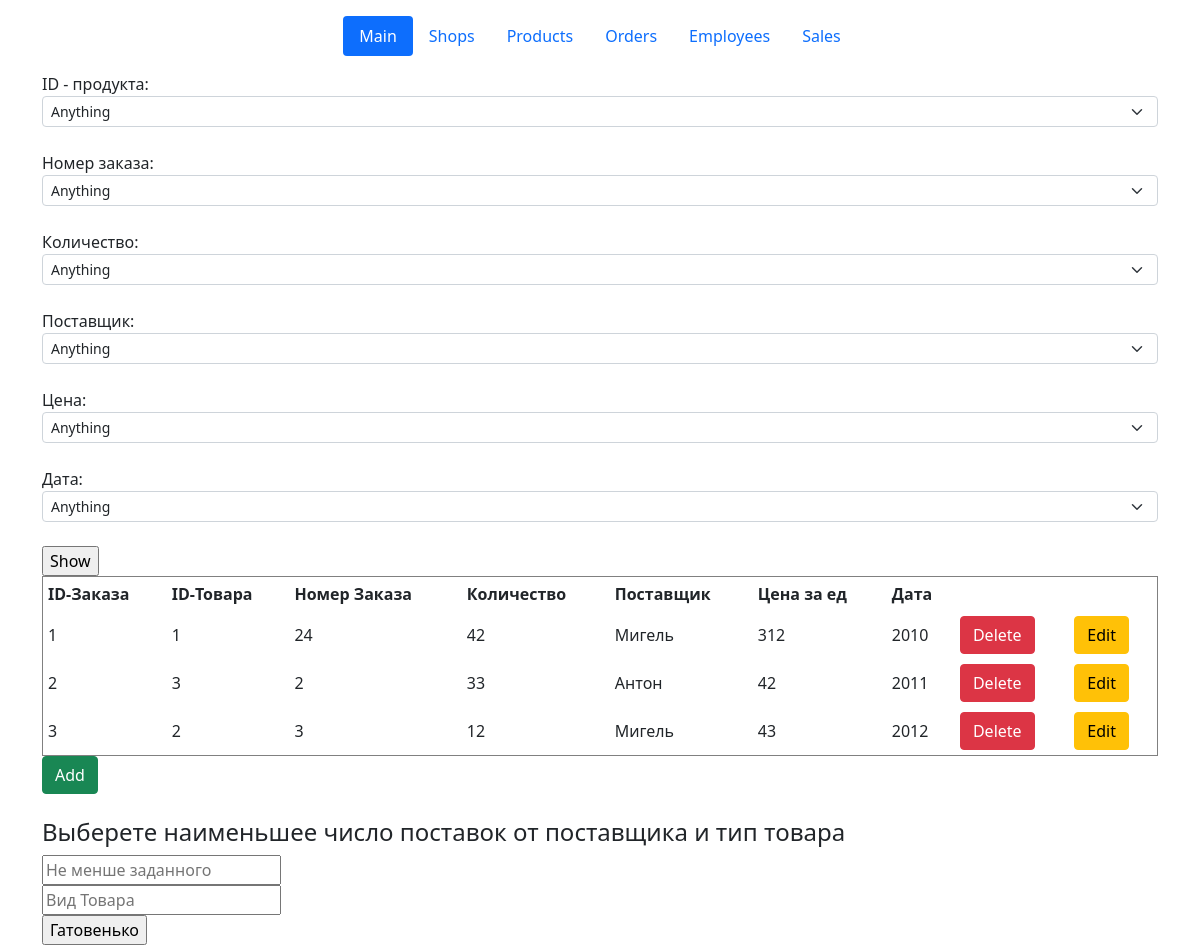
The page /orders on the database as committed earlier.
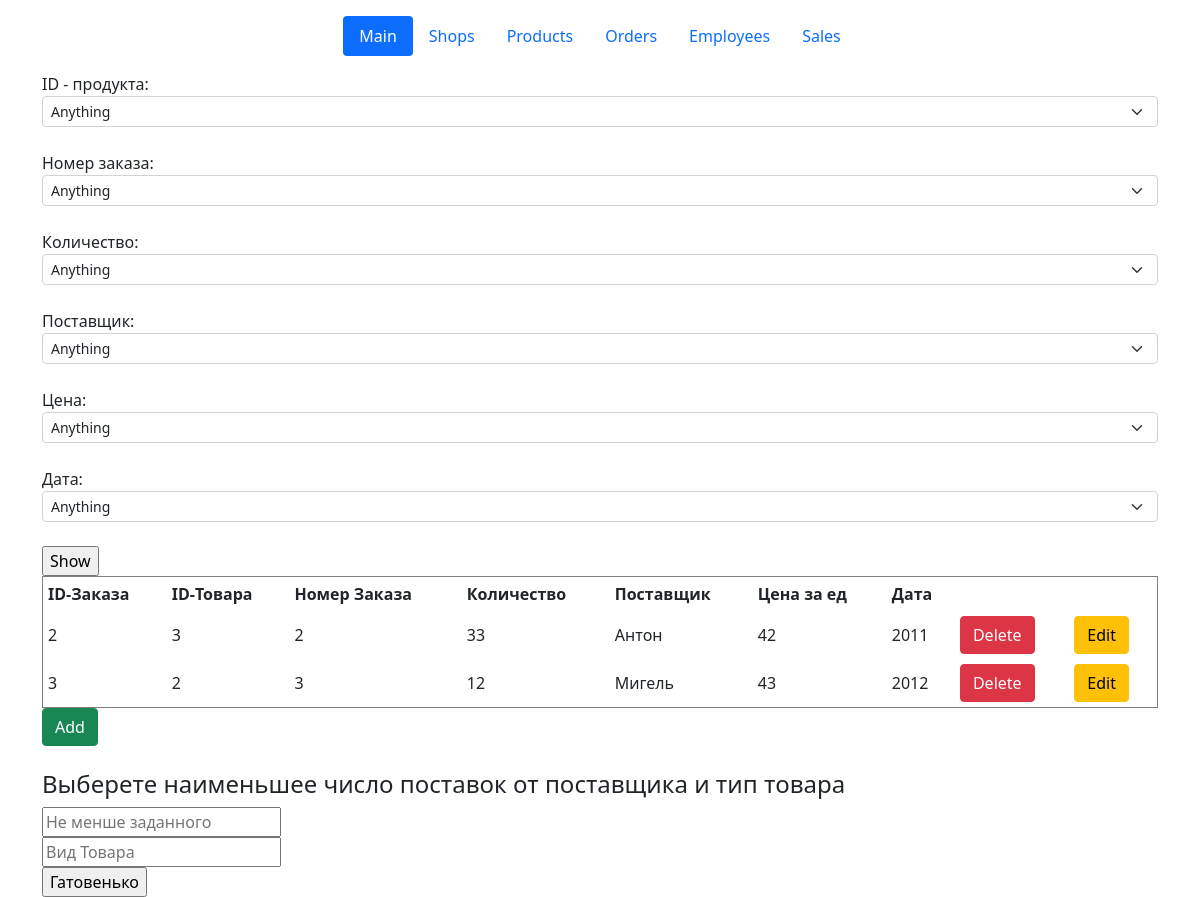
The same page on the database as committed later.
### classes_file.py (models this page shows, shortened)
class Orders(db.Model):
    id_order = db.Column(db.Integer, primary_key=True)
    id_product = db.Column(db.Integer, nullable=False)
    numb_order = db.Column(db.Integer, nullable=False)
    amount_order = db.Column(db.Integer, nullable=False)
    provider_order = db.Column(db.String(20), nullable=False)
    price_order = db.Column(db.Integer, default=0)
    date_order = db.Column(db.Integer, nullable=False)

### orders.py (the view)
@app.route('/orders')
def orders():
    if "action" in request.args:
        if request.args["action"] == "del":  # для обратобки кнопки delete
            id_order = request.args['id']
            order = Orders.query.get_or_404(id_order)
            try:
                db.session.delete(order)
                db.session.commit()
                return redirect("/orders")
            except:
                return "При удалении записи произошла ошибка"
        elif request.args["action"] == "choice":
            id_product_lst = [request.args['id_product']]
            numb_order_lst = [request.args['numb_order']]
            amount_order_lst = [request.args['amount_order']]
            provider_order_lst = [request.args['provider_order']]
            price_order_lst = [request.args['price_order']]
            date_order_lst = [request.args['date_order']]
            if request.args['id_product'] == "any":
                temp = db.session.execute(f"SELECT id_product from Orders").fetchall()
                id_product_lst = [temp[i][0] for i in range(len(temp))]
            if request.args['numb_order'] == "any":
                temp = db.session.execute(f"SELECT numb_order from Orders").fetchall()
                numb_order_lst = [temp[i][0] for i in range(len(temp))]
            if request.args['amount_order'] == "any":
                temp = db.session.execute(f"SELECT amount_order from Orders").fetchall()
                amount_order_lst = [temp[i][0] for i in range(len(temp))]
            if request.args['provider_order'] == "any":
                temp = db.session.execute(f"SELECT provider_order from Orders").fetchall()
                provider_order_lst = [temp[i][0] for i in range(len(temp))]
            if request.args['price_order'] == "any":
                temp = db.session.execute(f"SELECT price_order from Orders").fetchall()
                price_order_lst = [temp[i][0] for i in range(len(temp))]
            if request.args['date_order'] == "any":
                temp = db.session.execute(f"SELECT date_order from Orders").fetchall()
                date_order_lst = [temp[i][0] for i in range(len(temp))]
            table = db.session.query(Orders) \
                .filter(Orders.id_product.in_(id_product_lst)) \
                .filter(Orders.numb_order.in_(numb_order_lst)) \
                .filter(Orders.amount_order.in_(amount_order_lst)) \
                .filter(Orders.provider_order.in_(provider_order_lst)) \
                .filter(Orders.price_order.in_(price_order_lst)) \
                .filter(Orders.date_order.in_(date_order_lst))
            return render_template("orders.html", table=table)
        elif request.args["action"] == "first":
            table = db.session.execute(f"select * from Orders as O "
                                       f"INNER JOIN products as pr "
                                       f"ON O.id_product = pr.id_product"
                                       f" and O.numb_order > {request.args['numb']}"
                                       f" and type_product = '{request.args['type']}'").fetchall()
            return render_template("orders.html", table=table)
        else:
            return redirect("/orders")
    else:
        table = Orders.query.order_by(Orders.id_order).all()
        return render_template("orders.html", table=table)

### templates/orders.html (shortened to what this page needs)
{% extends 'base.html' %}
{% block body %}
<form action="/order-choice" method="POST" id="data">
    ID - продукта:
    <select name="id_product" class="form-select form-select-sm">
        <option value="any" label = "Anything">
            {% for el in table %}
        <option value={{el.id_product}}  label = {{el.id_product}}>
            {% endfor %}
    </select>
    <br>Номер заказа:
    <select name="numb_order" class="form-select form-select-sm">
        <option value="any" label = "Anything">
            {% for el in table %}
        <option value={{el.numb_order}}  label = {{el.numb_order}}>
            {% endfor %}
    </select>
    <br>Количество:
    <select name="amount_order" class="form-select form-select-sm">
        <option value="any" label = "Anything">
            {% for el in table %}
        <option value={{el.amount_order}}  label = {{el.amount_order}}>
            {% endfor %}
    </select>
    <br>Поставщик:
    <select name="provider_order" class="form-select form-select-sm">
        <option value="any" label = "Anything">
            {% for el in table %}
        <option value={{el.provider_order}}  label = {{el.provider_order}}>
            {% endfor %}
    </select>
    <br>Цена:
    <select name="price_order" class="form-select form-select-sm">
        <option value="any" label = "Anything">
            {% for el in table %}
        <option value={{el.price_order}}  label = {{el.price_order}}>
            {% endfor %}
    </select>
    <br>Дата:
    <select name="date_order" class="form-select form-select-sm">
        <option value="any" label = "Anything">
            {% for el in table %}
        <option value={{el.date_order}}  label = {{el.date_order}}>
            {% endfor %}
    </select><br>
    <input type="submit" name="btn btn-success" value="Show"><br>
</form>
<table border="1" width="100%" cellpadding="5">
    <tr>
        <th>ID-Заказа</th>
        <th>ID-Товара</th>
        <th>Номер Заказа</th>
        <th>Количество</th>
        <th>Поставщик</th>
        <th>Цена за ед</th>
        <th>Дата</th>
        <th></th>
        <th></th>
    </tr>
    {% for el in table %}
    <tr>
        <td>{{ el.id_order }}</td>
        <td>{{ el.id_product }}</td>
        <td>{{ el.numb_order }}</td>
        <td>{{ el.amount_order }}</td>
        <td>{{ el.provider_order }}</td>
        <td>{{ el.price_order }}</td>
        <td>{{ el.date_order }}</td>
        <td>
            <a href="/orders?id={{el.id_product}}&action=del" class="btn btn-danger">Delete</a>
        </td>
        <td>
            <a href="/orders/{{el.id_order}}/edit" class="btn btn-warning">Edit</a>
        </td>
    </tr>
    {% endfor %}
</table>
<a href="/orders/create" class="btn btn-success">Add</a><br><br>
<h4>Выберете наименьшее число поставок от поставщика и тип товара</h4>
<form action="/orders/first" method="post">
    <input type="number" name="numb" id="numb" placeholder="Не менше заданного"><br>
    <input type="text" name="type" id="type" placeholder="Вид Товара"><br>
    <input type="submit" name="btn btn-success" value="Гатовенько">
</form>
{% endblock %}

### templates/base.html (shortened to what this page needs)
<!doctype html>
<html lang="en">
<head>
    <link href="https://cdn.jsdelivr.net/npm/bootstrap@5.0.0/dist/css/bootstrap.min.css" rel="stylesheet">
</head>
<body>
<div class="container">
    <header class="d-flex justify-content-center py-3">
        <ul class="nav nav-pills">
            <li class="nav-item"><a href="/" class="nav-link active" aria-current="page">Main</a></li>
            <li class="nav-item"><a href="/shops" class="nav-link" aria-current="page">Shops</a></li>
            <li class="nav-item"><a href="/products" class="nav-link">Products</a></li>
            <li class="nav-item"><a href="/orders" class="nav-link">Orders</a></li>
            <li class="nav-item"><a href="/employees" class="nav-link">Employees</a></li>
            <li class="nav-item"><a href="/sales" class="nav-link">Sales</a></li>
        </ul>
    </header>
</div>
    <div class="container">
        {% block body %}{% endblock %}
    </div>
</body>
</html>

Rows that differ between the two databases and show on the page:
removed Orders: id_order "1", id_product "1", numb_order "24", amount_order "42", provider_order "Мигель", price_order "312", date_order "2010"
